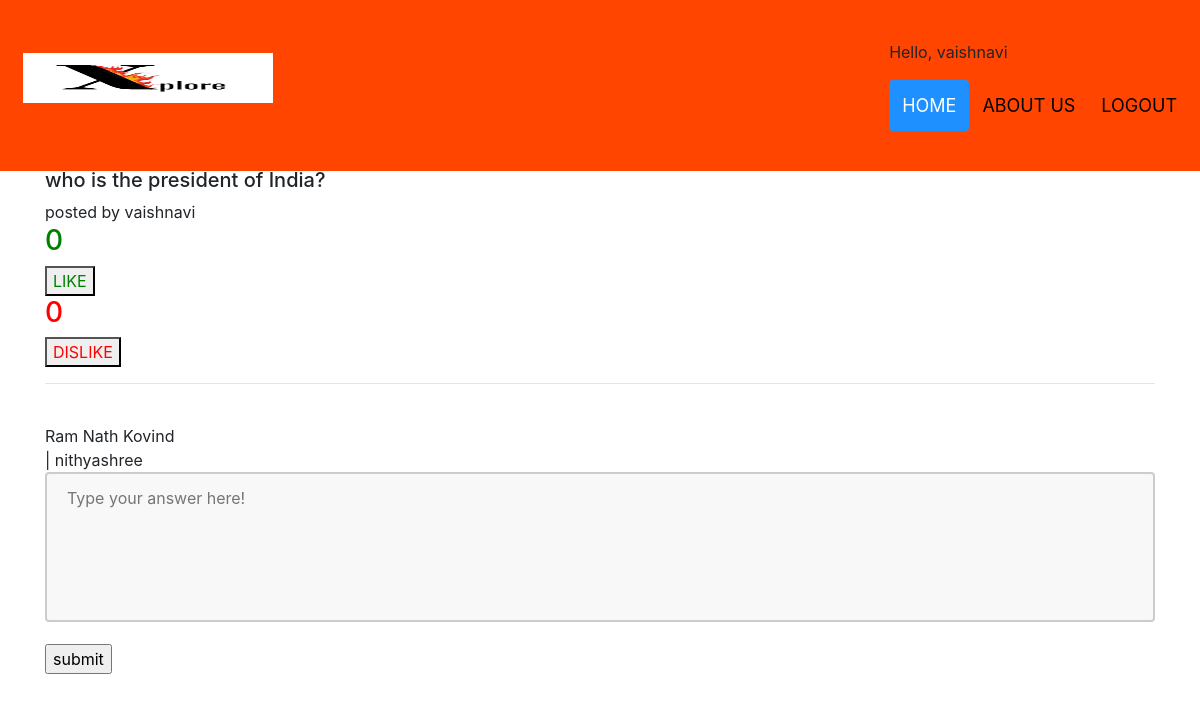
/quest/4 (signed in), run on the app's committed database.
### create_user/models.py (models this page shows, shortened)
class Question(models.Model):
    user = models.ForeignKey(settings.AUTH_USER_MODEL,on_delete=models.CASCADE)
    title = models.CharField(max_length =200)
    body = models.TextField(blank =True ,null=True)
    created =models.DateTimeField(editable =False,null=True ,blank=True)
    modified =models.DateTimeField()
    answers_count = models.IntegerField(default=0)
    points =models.IntegerField(default=0)
    hidden =models.BooleanField(default =False)

class Answer(models.Model):
    question = models.ForeignKey(Question,on_delete=models.CASCADE)
    user = models.ForeignKey(settings.AUTH_USER_MODEL,on_delete=models.CASCADE)
    text =models.TextField()
    created =models.DateTimeField(editable =False,null=True ,blank=True)
    modified =models.DateTimeField()
    points =models.IntegerField(default =0)

### create_user/views.py (the view)
# urls.py: path('quest/<int:id>',views.question_view,name='question'),
def question_view(request,id):
    current_user =request.user
    asked_by_user=False
    quest = Question.objects.get(pk=id)
    answers = Answer.objects.filter(question=quest).order_by('created')
    answer_form =AnswerForm()
    if current_user.id == quest.user_id:
        asked_by_user =True
    context ={'qst':quest,'ans':answers,'current_user':current_user,
            'asked_by_user':asked_by_user,'form':answer_form,
            }
    return render(request,'questions.html',context)

### create_user/models.py
class AnswerForm(forms.Form):
    text =forms.CharField(max_length=5000,label ='',widget=forms.Textarea(attrs={'placeholder':'Type your answer here!'}))

### templates/questions.html (shortened to what this page needs)
{% extends 'base.html' %}
  {% block content %}
  <br>
  <div class="container">
    <h5>{{qst.title}}</h5>
    posted by {{qst.user}} <br>
    <h3 id="name" style="color:green">0</h3> <button id="btn"  style="color:green">LIKE</button>
        <h3 id="name1" style="color:red">0</h3> <button id="btn1" style="color:red">DISLIKE</button><hr>
    <br>
    {% for i in ans %}
        {{i.text}}  <br> |  {{i.user}}
    {% endfor %}
    <br>
    {% if user.is_authenticated %}
    <form action="{% url 'answer_view' qst.id %}"method="post">
        {{form.as_p}}
        <input type="submit" name="submit" value="submit"><br><br>
    </form>
    {% endif %}
  </div>
  {% endblock %}

### templates/navbar.html (shortened to what this page needs)
{% load static %}
<div id="navbar" style="background-color:orangered">
  <a class="nav-link" href="{% url 'home' %}"> <img class="logo" src="{% static 'images/logo1.jpeg' %}" alt="logo"> </a>
  <div id="navbar-right">
    {% if user.is_authenticated %}
    <p>Hello, {{user.username}}</p>
    {% endif %}
    <a class="active" href="{% url 'home' %}">HOME <span class="sr-only">(current)</span></a>
    <a class="nav-link" href="/accounts/aboutus/">ABOUT US</a>
    {% if user.is_authenticated %}
        <a href="/accounts/logout/">LOGOUT</a>
      {% endif %}
  </div>
</div>

### static/css/styles.css (style rules this page uses)
textarea { width: 100%; height: 150px; padding: 12px 20px; box-sizing: border-box; border: 2px solid #ccc; border-radius: 4px; background-color: #f8f8f8; resize: none; }
#navbar { overflow: hidden; background-color: #0d0c0c; padding: 40px 10px; transition: 0.4s; position: fixed; width: 100%; top: 0; z-index: 99; }
#navbar a { float: left; color: black; text-align: center; padding: 13px; text-decoration: none; font-size: 18px; line-height: 25px; border-radius: 4px; }
#navbar a.active { background-color: dodgerblue; color: white; }
#navbar-right { float: right; }

### templates/navbar.html (style rules this page uses)
.logo { width: 250px; height:50px; }

### data on the page
Question: title "who is the president of India?", user "vaishnavi"
Answer: text "Ram Nath Kovind", user "nithyashree"

### other printed values
{{ user.username }} "vaishnavi"
